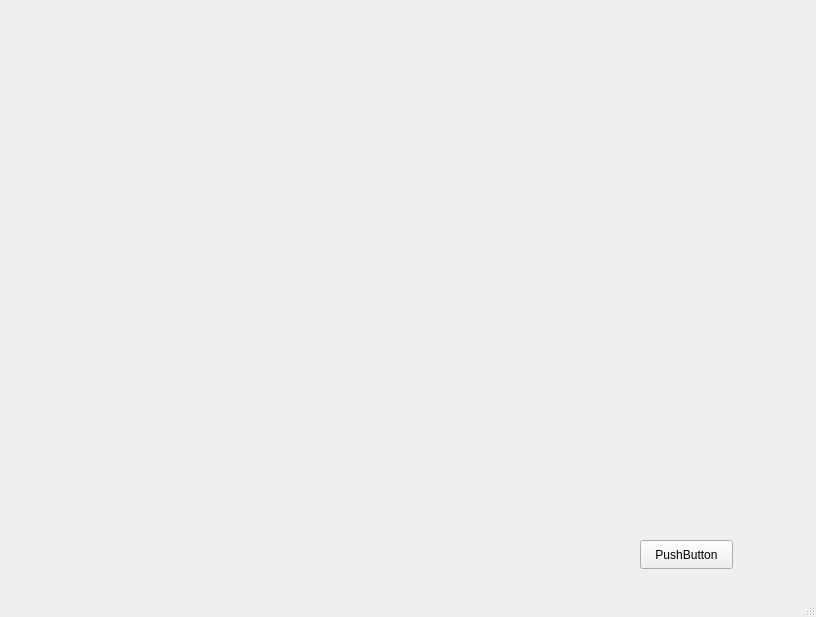
<?xml version="1.0" encoding="UTF-8"?>
<ui version="4.0">
 <class>Window</class>
 <widget class="QMainWindow" name="Window">
  <property name="geometry">
   <rect>
    <x>0</x>
    <y>0</y>
    <width>816</width>
    <height>617</height>
   </rect>
  </property>
  <property name="windowTitle">
   <string>MainWindow</string>
  </property>
  <widget class="QWidget" name="centralwidget">
   <widget class="QWidget" name="box" native="true">
    <property name="geometry">
     <rect>
      <x>10</x>
      <y>40</y>
      <width>801</width>
      <height>501</height>
     </rect>
    </property>
   </widget>
   <widget class="QPushButton" name="pushButton">
    <property name="geometry">
     <rect>
      <x>640</x>
      <y>540</y>
      <width>93</width>
      <height>29</height>
     </rect>
    </property>
    <property name="text">
     <string>PushButton</string>
    </property>
   </widget>
  </widget>
  <widget class="QMenuBar" name="menubar">
   <property name="geometry">
    <rect>
     <x>0</x>
     <y>0</y>
     <width>816</width>
     <height>26</height>
    </rect>
   </property>
  </widget>
  <widget class="QStatusBar" name="statusbar"/>
 </widget>
 <resources/>
 <connections/>
</ui>
